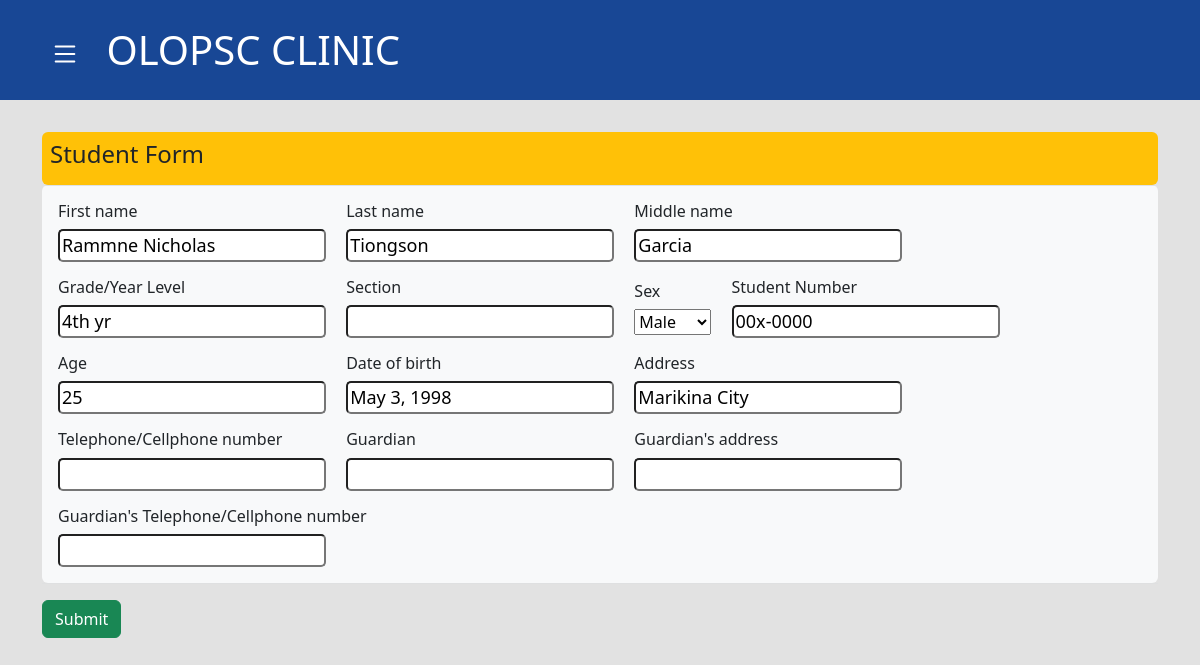
The app's page /patient-form-update/65 with its own data.
### base/models.py (models this page shows, shortened)
class Patient(models.Model):
    first_name = models.CharField(max_length=50, verbose_name="First name")
    last_name = models.CharField(max_length=50, verbose_name="Last name")
    middle_name = models.CharField(max_length=50, blank=True, verbose_name="Middle name")
    grade_year_level = models.CharField(max_length=50, null=True, blank=True, verbose_name="Grade/Year Level")
    section = models.CharField(max_length=50, null=True, blank=True, verbose_name="Section")
    MALE = 'M'
    FEMALE = 'F'
    CHOICES = (
        (MALE, 'Male'),
        (FEMALE, 'Female')
    )
    sex = models.CharField(choices=CHOICES, default=MALE, max_length=1, verbose_name="Sex")
    student_number = models.CharField(max_length=10, default='00x-0000', verbose_name="Student Number")
    age = models.CharField(max_length=20, null=True, verbose_name="Age")
    date_of_birth = models.CharField(max_length=50, verbose_name="Date of birth", null=True, blank=True)
    patient_address = models.CharField(max_length=100, verbose_name="Address")
    patient_contact = models.CharField(max_length=15, verbose_name="Telephone/Cellphone number", null=True, blank=True)
    guardian = models.CharField(max_length=50, blank=True, verbose_name="Guardian")
    guardian_address = models.CharField(max_length=100, blank=True, verbose_name="Guardian's address")
    guardian_telephone = models.CharField(max_length=15, blank=True, verbose_name="Guardian's Telephone/Cellphone number")
    created_at = models.DateTimeField(auto_now_add=True, null=True)
    updated_at = models.DateTimeField(auto_now=True, null=True)

### base/views.py (the view)
# urls.py: path('patient-form-update/<int:pk>', views.patient_form_update, name='patient-form-update'),
def patient_form_update(request, pk):
    patient = get_object_or_404(Patient, id=pk)
    form = PatientForm(request.POST or None, instance=patient)
    if request.method == 'POST':
        if form.is_valid():
            form.save()
            return redirect(reverse('patient-details', args=[patient.pk]))
    context = {'patient': patient, 'form':form}
    return render(request, 'base/patient_form.html', context)

### base/forms.py
class PatientForm(forms.ModelForm):
    class Meta:
        model = Patient
        fields = '__all__'

### base/templates/base/patient_form.html (shortened to what this page needs)
{% extends 'base/base.html'%}
{% block content %}
<br>
<div class="container">
  <table class="table">
    <tr>
      <td class="table bg-warning rounded">
        <h4>Student Form</h4>
      </td>
    </tr>
    <tr>
      <td class="table table-light rounded">
            <div>
          <form method="POST">
              {% for field in form %}
                <label class="text text-dark"><h6> {{ field.label }}</h6>{{ field }}</label>
              {% endfor %}
        </div>
    </td>
    </tr>
  </table>
  <input type="submit" name="Submit" class="btn btn-success" >
</div>
{% endblock%}

### base/templates/base/patient_form.html (style rules this page uses)
input { border-radius: 5px; font-size: large; }

### records on screen
Patient: form "Rammne Nicholas" "Tiongson" "Garcia" "4th yr" "Male" "00x-0000" "25" "May 3, 1998" "Marikina City"

### other values on screen
{{ field.label }} "First name" "Last name" "Middle name" "Grade/Year Level" "Section" "Sex" "Student Number" "Age" "Date of birth" "Address" "Telephone/Cellphone number" "Guardian" "Guardian's address" "Guardian's Telephone/Cellphone number"
